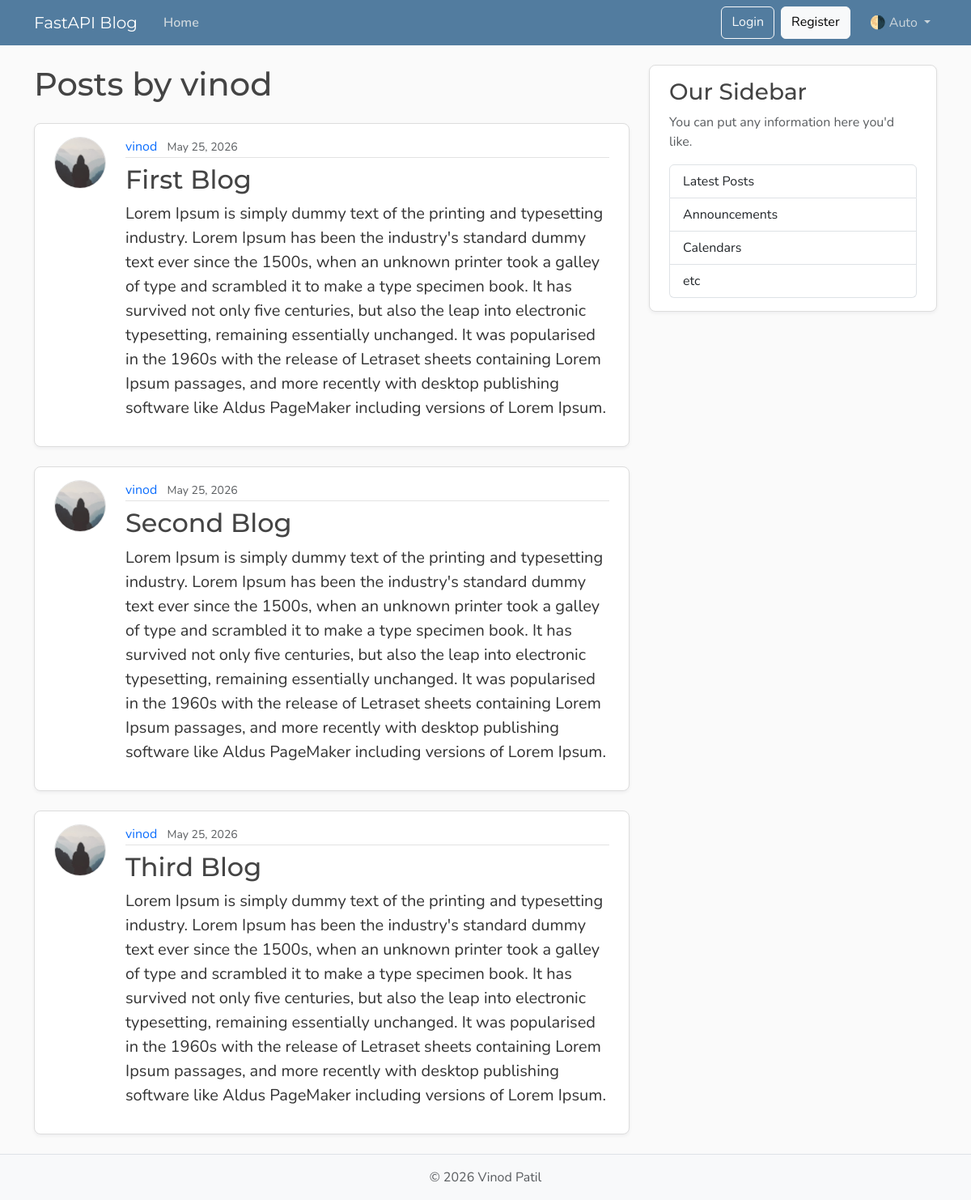
The page /users/1/posts on the database its author committed.
### models.py (models this page shows, shortened)
class User(Base):
    __tablename__ = "users"
    id: Mapped[int] = mapped_column(
        Integer,
        primary_key=True,
        index=True,
    )
    username: Mapped[str] = mapped_column(
        String(50),
        unique=True,
        nullable=False,
    )
    email: Mapped[str] = mapped_column(
        String(120),
        unique=True,
        nullable=False,
    )
    image_file: Mapped[str | None] = mapped_column(
        String(200),
        nullable=True,
        default=None,
    )
    posts: Mapped[list[Post]] = relationship(back_populates="author")

class Post(Base):
    __tablename__ = "posts"
    id: Mapped[int] = mapped_column(
        Integer,
        primary_key=True,
        index=True,
    )
    title: Mapped[str] = mapped_column(
        String(100),
        nullable=False,
    )
    content: Mapped[str] = mapped_column(
        Text,
        nullable=False,
    )
    user_id: Mapped[int] = mapped_column(
        ForeignKey("users.id"),
        nullable=False,
        index=True,
    )
    date_posted: Mapped[datetime] = mapped_column(
        DateTime(timezone=True),
        default=lambda: datetime.now(UTC),
    )
    author: Mapped[User] = relationship(back_populates="posts")

### main.py (the view)
@app.get(
    "/users/{user_id}/posts",
    include_in_schema=False,
    name="user_posts",
)
def user_posts_page(
    request: Request,
    user_id: int,
    db: Annotated[
        Session,
        Depends(get_db),
    ],
):
    result = db.execute(
        select(models.User).where(models.User.id == user_id),
    )
    user = result.scalars().first()
    if not user:
        raise HTTPException(
            status_code=status.HTTP_404_NOT_FOUND,
            detail="User not found",
        )
    result = db.execute(
        select(models.Post).where(models.Post.user_id == user_id),
    )
    posts = result.scalars().all()
    return templates.TemplateResponse(
        request,
        "user_posts.html",
        {
            "posts": posts,
            "user": user,
            "title": f"{user.username}'s Posts",
        },
    )

### templates/user_posts.html
{% extends "layout.html" %} {% block content %}
<h1 class="mb-4">Posts by {{ user.username }}</h1>
{% for post in posts %}
<article class="content-section py-3 px-4 mb-4">
    <div class="d-flex align-items-start gap-4">
        <img
            class="rounded-circle article-img flex-shrink-0"
            src="{{ post.author.image_path }}"
            alt="{{ post.author.username }}'s profile picture"
            width="64"
            height="64"
            loading="lazy"
        />
        <div class="flex-grow-1">
            <div class="article-metadata mb-2">
                <a
                    class="me-2"
                    href="{{ url_for('user_posts', user_id=post.author.id) }}"
                    >{{ post.author.username }}</a
                >
                <small class="text-body-secondary"
                    >{{ post.date_posted.strftime("%B %d, %Y") }}</small
                >
            </div>
            <h2>
                <a
                    class="article-title"
                    href="{{ url_for('post_page', post_id=post.id) }}"
                    >{{ post.title }}</a
                >
            </h2>
            <p class="article-content">{{ post.content }}</p>
        </div>
    </div>
</article>
{% else %}
<p class="text-body-secondary">No posts by this user yet.</p>
{% endfor %} {% endblock content %}

### templates/layout.html (shortened to what this page needs)
<!doctype html>
<html lang="en">
    <head>
        <link
            href="https://cdn.jsdelivr.net/npm/bootstrap@5.3.8/dist/css/bootstrap.min.css"
            rel="stylesheet"
        />
        <link
            rel="stylesheet"
            type="text/css"
            href="{{ url_for('static', path='css/main.css') }}"
        />
    </head>
    <body class="d-flex flex-column min-vh-100">
        <header class="site-header">
            <nav
                class="navbar navbar-expand-md bg-steel fixed-top"
                data-bs-theme="dark"
            >
                <div class="container">
                    <a class="navbar-brand me-4" href="{{ url_for('home') }}"
                        >FastAPI Blog</a
                    >
                    <div class="collapse navbar-collapse" id="navbarToggle">
                        <div class="navbar-nav me-auto">
                            <a
                                class="nav-link active"
                                aria-current="page"
                                href="{{ url_for('home') }}"
                                >Home</a
                            >
                        </div>
                        <div class="navbar-nav">
                            <a
                                class="btn btn-outline-light mb-2 mb-md-0 me-md-2"
                                href="#"
                                >Login</a
                            >
                            <a
                                class="btn btn-light mb-2 mb-md-0 me-md-3"
                                href="#"
                                >Register</a
                            >
                            <div class="nav-item dropdown">
                                <a
                                    class="nav-link dropdown-toggle"
                                    href="#"
                                    role="button"
                                    id="bd-theme"
                                    data-bs-toggle="dropdown"
                                    aria-expanded="false"
                                >
                                    <span id="bd-theme-text">🌗 Auto</span>
                                </a>
                            </div>
                        </div>
                    </div>
                </div>
            </nav>
        </header>
        <main role="main" class="container">
            <div class="row">
                <div class="col-md-8">
                    {% block content %} {% endblock content %}
                </div>
                <aside class="col-md-4">
                    <div class="content-section py-3 px-4 mb-4">
                        <h3>Our Sidebar</h3>
                        <p class="text-body-secondary">
                            You can put any information here you'd like.
                        </p>
                        <ul class="list-group">
                            <li class="list-group-item">Latest Posts</li>
                            <li class="list-group-item">Announcements</li>
                            <li class="list-group-item">Calendars</li>
                            <li class="list-group-item">etc</li>
                        </ul>
                    </div>
                </aside>
            </div>
        </main>
        <footer class="mt-auto py-3 bg-body-tertiary border-top">
            <div class="container text-center">
                <p class="text-body-secondary mb-0">
                    © <span id="year"></span> Vinod Patil
                </p>
            </div>
        </footer>
    </body>
</html>

### static/css/main.css (style rules this page uses)
:root { --font-heading: "Montserrat", system-ui, -apple-system, BlinkMacSystemFont, sans-serif; --font-body: "Nunito", system-ui, -apple-system, BlinkMacSystemFont, sans-serif; --color-bg-body: #fafafa; --color-bg-content: #ffffff; --color-text-primary: #333333; --color-text-heading: #444444; --color-steel: #527c9f; --color-nav-link: #cbd5db; --color-nav-link-hover: #ffffff; --color-link-hover: #428bca; --color-border: #dddddd; --color-border-light: #e3e3e3; --spacing-xl: 5rem; --article-img-size: 4rem; --account-img-size: 7.813rem; }
body { font-family: var(--font-body); background: var(--color-bg-body); color: var(--color-text-primary); }
main { padding-top: var(--spacing-xl); }
h1, h2, h3, h4, h5, h6 { font-family: var(--font-heading); color: var(--color-text-heading); }
.navbar-brand { font-family: var(--font-heading); }
a { text-decoration: none; }
.bg-steel { background-color: var(--color-steel); }
.site-header .navbar-nav .nav-link { color: var(--color-nav-link); transition: color 0.2s ease-in-out; }
.site-header .navbar-nav .nav-link.active { font-weight: 600; }
.content-section { background: var(--color-bg-content); border: 1px solid var(--color-border); border-radius: 0.5rem; box-shadow: 0 2px 4px rgba(15, 23, 42, 0.05); transition: box-shadow 0.15s ease, transform 0.15s ease, border-color 0.15s ease; }
.article-title { color: var(--color-text-heading); transition: color 0.2s ease-in-out; }
.article-content { white-space: pre-line; font-size: 1.25rem; }
.article-img { height: var(--article-img-size); width: var(--article-img-size); flex-shrink: 0; object-fit: cover; border: 1px solid var(--color-border-light); box-shadow: 0 0 0 2px var(--color-bg-content); }
.article-metadata { padding-bottom: 0.063rem; border-bottom: 1px solid var(--color-border-light); }
.article-metadata a { transition: color 0.2s ease-in-out; }
[data-bs-theme="dark"] { --color-bg-body: #1a1a1a; --color-bg-content: #2d2d2d; --color-text-primary: #e0e0e0; --color-text-heading: #f0f0f0; --color-border: #404040; --color-border-light: #4a4a4a; }

### rows shown on the page
User: username "vinod"
Post: author.username "vinod", date_posted "May 25, 2026", title "First Blog", content "Lorem Ipsum is simply dummy text of the printing and typesetting industry. Lorem Ipsum has been the industry's standard dummy text ever since the 1500s, when an unknown printer took a galley of type and scrambled it to make a type specimen book. It has survived not only five centuries, but also the leap into electronic typesetting, remaining essentially unchanged. It was popularised in the 1960s with the release of Letraset sheets containing Lorem Ipsum passages, and more recently with desktop publishing software like Aldus PageMaker including versions of Lorem Ipsum."
Post: author.username "vinod", date_posted "May 25, 2026", title "Second Blog", content "Lorem Ipsum is simply dummy text of the printing and typesetting industry. Lorem Ipsum has been the industry's standard dummy text ever since the 1500s, when an unknown printer took a galley of type and scrambled it to make a type specimen book. It has survived not only five centuries, but also the leap into electronic typesetting, remaining essentially unchanged. It was popularised in the 1960s with the release of Letraset sheets containing Lorem Ipsum passages, and more recently with desktop publishing software like Aldus PageMaker including versions of Lorem Ipsum."
Post: author.username "vinod", date_posted "May 25, 2026", title "Third Blog", content "Lorem Ipsum is simply dummy text of the printing and typesetting industry. Lorem Ipsum has been the industry's standard dummy text ever since the 1500s, when an unknown printer took a galley of type and scrambled it to make a type specimen book. It has survived not only five centuries, but also the leap into electronic typesetting, remaining essentially unchanged. It was popularised in the 1960s with the release of Letraset sheets containing Lorem Ipsum passages, and more recently with desktop publishing software like Aldus PageMaker including versions of Lorem Ipsum."
